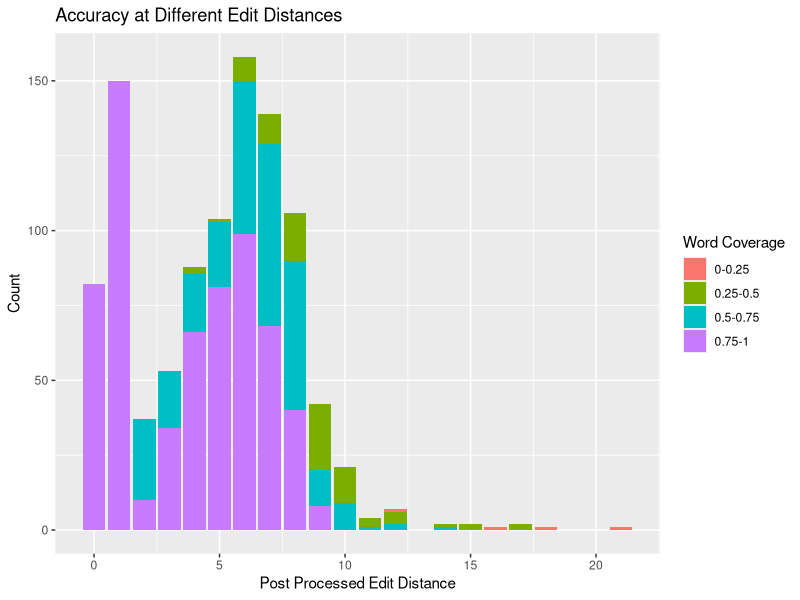
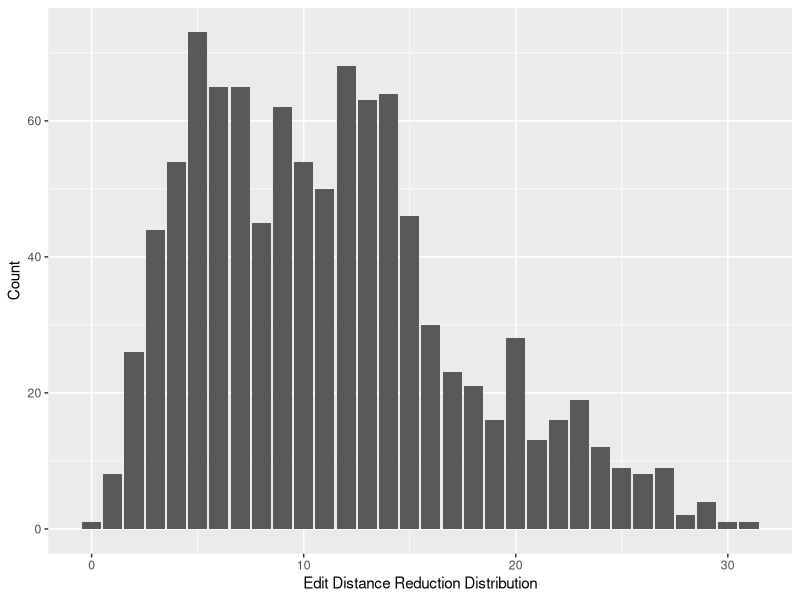

The R source for these figures, in order:
## ---- chunk 1
knitr::opts_chunk$set(echo = TRUE)
## ---- chunk 2
df <- read.csv("LipReading_nn_1000_predictions_word_coverage.csv")
## ---- chunk 3
library(ggplot2)
library(dplyr)
df <- df %>%
  mutate(word_coverage_quartile = case_when(
    word_coverage <= 0.25 ~ "0-0.25",
    word_coverage > 0.25 & word_coverage <= 0.5 ~ "0.25-0.5",
    word_coverage > 0.5 & word_coverage <= 0.75 ~ "0.5-0.75",
    word_coverage > 0.75 ~ "0.75-1"
  ))

# View the first few rows to check the result
head(df)



ggplot(data = df, aes(x = post_processed_edit_distance, fill = as.factor(word_coverage_quartile))) +
  geom_histogram(stat = 'count') +
  labs(title = "Accuracy at Different Edit Distances",
    x = "Post Processed Edit Distance",
    y = "Count",
    fill = "Word Coverage"
  )
## ---- chunk 4
mean(df$post_processed_edit_distance)
mean(df$word_coverage)
mean(df$original_text_len)
mean(df$edit_distance_difference)
## ---- chunk 5
library(dplyr)

df$original_text_len <- nchar(df$original_text)
df$edit_distance_difference <- df$raw_edit_distance - df$post_processed_edit_distance
## ---- chunk 6

ggplot(data = df, aes(x= edit_distance_difference)) +
    geom_histogram(stat = 'count')  +
  labs(
    x = "Edit Distance Reduction Distribution",
    y = "Count",
  )
## ---- chunk 7
df_prop <- df %>%
            group_by(post_processed_edit_distance) %>%
            mutate(accuracy = n()/1000) %>%
            ungroup() 

## ---- chunk 8
unique_combinations <- unique(df_prop[, c("post_processed_edit_distance", "accuracy")])
print(unique_combinations)
## ---- chunk 9
# Order the unique_combinations by post_processed_edit_distance in ascending order
unique_combinations <- unique_combinations[order(unique_combinations$post_processed_edit_distance), ]

# Calculate the cumulative sum of accuracy
unique_combinations$cumulative_accuracy <- cumsum(unique_combinations$accuracy)

# Write the unique_combinations data frame to a CSV file
write.csv(unique_combinations, "accuracy_rates.csv", row.names = TRUE)

print(unique_combinations)
